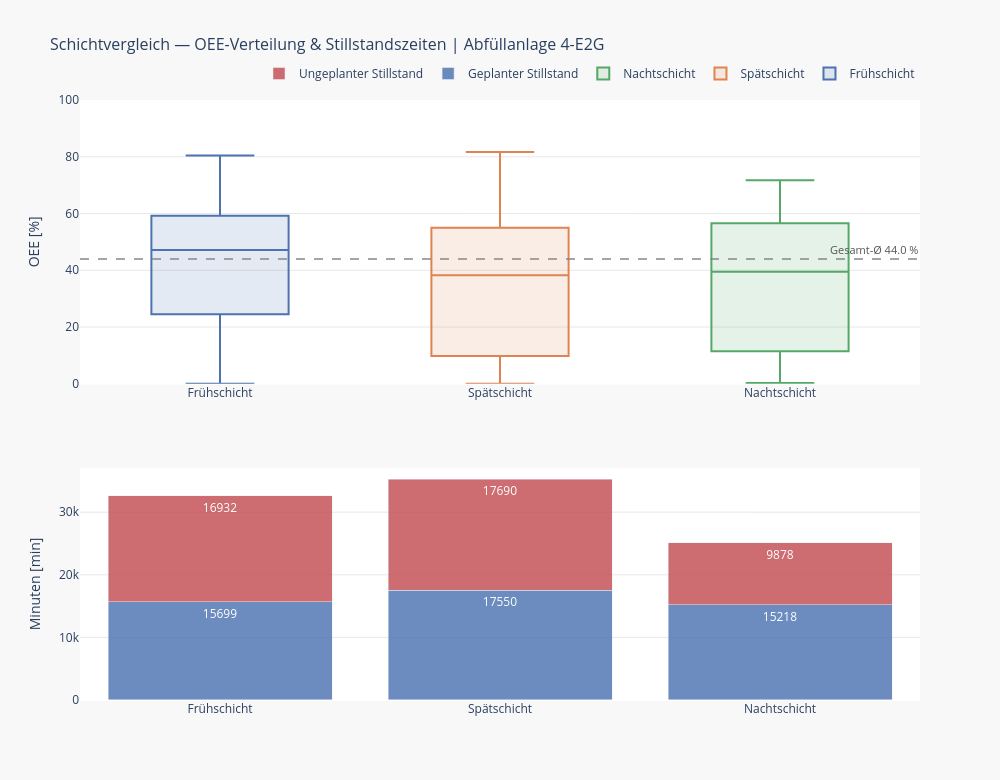

The cell this chart's notebook holds for it:
### Code cell
# Stillstandszeiten aus fact.csv (Zeilen ohne Charge = reine Schicht-Ereignisse).
fact_raw["shift_label"] = fact_raw["key_shift"].map(SHIFT_LABELS)
dt_raw = fact_raw[fact_raw["key_batch"].isna()].copy()
for _c in ["planned_downtime_min", "unplanned_downtime_min"]:
    dt_raw[_c] = pd.to_numeric(dt_raw[_c], errors="coerce").fillna(0)

dt_per_shift = (dt_raw.groupby("shift_label")
                .agg(planned   = ("planned_downtime_min",   "sum"),
                     unplanned = ("unplanned_downtime_min", "sum"))
                .reset_index())
dt_per_shift["shift_label"] = pd.Categorical(dt_per_shift["shift_label"], categories=SHIFT_ORDER, ordered=True)
dt_per_shift = dt_per_shift.sort_values("shift_label")

fig_shift_box = make_subplots(
    rows=2, cols=1,
    shared_xaxes=False,
    vertical_spacing=0.14,
    row_heights=[0.55, 0.45],
)

# ① Boxplot OEE je Schicht.
for _s in SHIFT_ORDER:
    _sub = df_shift[df_shift["primary_shift"] == _s]
    if _sub.empty:
        continue
    _cfg = SHIFT_COLORS[_s]
    fig_shift_box.add_trace(
        go.Box(
            y=_sub["oee_pct"], name=_s,
            marker_color=_cfg["line"], line_color=_cfg["line"],
            fillcolor=_cfg["fill"],
            boxpoints="outliers", jitter=0,
            marker=dict(size=4, opacity=0.5),
            hovertemplate=f"<b>{_s}</b><br>OEE: %{{y:.1f}} %<extra></extra>",
        ), row=1, col=1,
    )

fig_shift_box.add_hline(
    y=overall_shift_mean,
    line=dict(color="#888888", width=1.5, dash="dash"),
    annotation_text=f"Gesamt-Ø {overall_shift_mean:.1f} %",
    annotation_position="top right",
    annotation_font=dict(color="#555555", size=11),
    row=1, col=1,
)

# ② Stillstand gestapelt (geplant + ungeplant).
fig_shift_box.add_trace(
    go.Bar(
        x=dt_per_shift["shift_label"], y=dt_per_shift["planned"],
        name="Geplanter Stillstand", marker_color="#4C72B0", opacity=0.82,
        text=dt_per_shift["planned"].round(0).astype(int),
        textposition="inside",
        hovertemplate="<b>%{x}</b><br>Geplant: %{y:.0f} min<extra></extra>",
    ), row=2, col=1,
)
fig_shift_box.add_trace(
    go.Bar(
        x=dt_per_shift["shift_label"], y=dt_per_shift["unplanned"],
        name="Ungeplanter Stillstand", marker_color="#C44E52", opacity=0.82,
        text=dt_per_shift["unplanned"].round(0).astype(int),
        textposition="inside",
        hovertemplate="<b>%{x}</b><br>Ungeplant: %{y:.0f} min<extra></extra>",
    ), row=2, col=1,
)

fig_shift_box.update_layout(
    title=dict(
        text=f"Schichtvergleich — OEE-Verteilung & Stillstandszeiten | {LINE_LABEL}",
        font=dict(size=16),
    ),
    barmode="stack",
    height=780, width=1000,
    plot_bgcolor="white", paper_bgcolor="#f8f8f8",
    legend=dict(orientation="h", yanchor="bottom", y=1.02, xanchor="right", x=1),
    hovermode="closest",
)
fig_shift_box.update_yaxes(title_text="OEE [%]", range=[0, 100],
                            showgrid=True, gridcolor="#e8e8e8", row=1, col=1)
fig_shift_box.update_yaxes(title_text="Minuten [min]",
                            showgrid=True, gridcolor="#e8e8e8", row=2, col=1)
fig_shift_box.show()

### Figure 1 — Plotly figure (JSON) as saved in the notebook; plotly's stock layout.template omitted (floating-point values rounded to 4 significant figures; data arrays with more than 128 entries replaced by an {"elided": "..."} marker saying what was removed)
{"data": [{"boxpoints": "outliers", "fillcolor": "rgba(76,114,176,0.15)", "hovertemplate": "<b>Frühschicht</b><br>OEE: %{y:.1f} %<extra></extra>", "jitter": 0, "line": {"color": "#4C72B0"}, "marker": {"color": "#4C72B0", "opacity": 0.5, "size": 4}, "name": "Frühschicht", "type": "box", "xaxis": "x", "y": {"elided": "184 float values"}, "yaxis": "y"}, {"boxpoints": "outliers", "fillcolor": "rgba(221,132,82,0.15)", "hovertemplate": "<b>Spätschicht</b><br>OEE: %{y:.1f} %<extra></extra>", "jitter": 0, "line": {"color": "#DD8452"}, "marker": {"color": "#DD8452", "opacity": 0.5, "size": 4}, "name": "Spätschicht", "type": "box", "xaxis": "x", "y": {"elided": "181 float values"}, "yaxis": "y"}, {"boxpoints": "outliers", "fillcolor": "rgba(85,168,104,0.15)", "hovertemplate": "<b>Nachtschicht</b><br>OEE: %{y:.1f} %<extra></extra>", "jitter": 0, "line": {"color": "#55A868"}, "marker": {"color": "#55A868", "opacity": 0.5, "size": 4}, "name": "Nachtschicht", "type": "box", "xaxis": "x", "y": {"elided": "168 float values"}, "yaxis": "y"}, {"hovertemplate": "<b>%{x}</b><br>Geplant: %{y:.0f} min<extra></extra>", "marker": {"color": "#4C72B0"}, "name": "Geplanter Stillstand", "opacity": 0.82, "text": [15700.0, 17550.0, 15220.0], "textposition": "inside", "type": "bar", "x": ["Frühschicht", "Spätschicht", "Nachtschicht"], "xaxis": "x2", "y": [15700.0, 17550.0, 15220.0], "yaxis": "y2"}, {"hovertemplate": "<b>%{x}</b><br>Ungeplant: %{y:.0f} min<extra></extra>", "marker": {"color": "#C44E52"}, "name": "Ungeplanter Stillstand", "opacity": 0.82, "text": [16930.0, 17690.0, 9878.0], "textposition": "inside", "type": "bar", "x": ["Frühschicht", "Spätschicht", "Nachtschicht"], "xaxis": "x2", "y": [16930.0, 17690.0, 9878.0], "yaxis": "y2"}], "layout": {"annotations": [{"font": {"color": "#555555", "size": 11}, "showarrow": false, "text": "Gesamt-Ø 44.0 %", "x": 1, "xanchor": "right", "xref": "x domain", "y": 43.97, "yanchor": "bottom", "yref": "y"}], "barmode": "stack", "height": 780, "hovermode": "closest", "legend": {"orientation": "h", "x": 1, "xanchor": "right", "y": 1.02, "yanchor": "bottom"}, "paper_bgcolor": "#f8f8f8", "plot_bgcolor": "white", "shapes": [{"line": {"color": "#888888", "dash": "dash", "width": 1.5}, "type": "line", "x0": 0, "x1": 1, "xref": "x domain", "y0": 43.97, "y1": 43.97, "yref": "y"}], "title": {"font": {"size": 16}, "text": "Schichtvergleich — OEE-Verteilung & Stillstandszeiten | Abfüllanlage 4-E2G"}, "width": 1000, "xaxis": {"anchor": "y", "domain": [0, 1]}, "xaxis2": {"anchor": "y2", "domain": [0, 1]}, "yaxis": {"anchor": "x", "domain": [0.527, 1], "gridcolor": "#e8e8e8", "range": [0, 100], "showgrid": true, "title": {"text": "OEE [%]"}}, "yaxis2": {"anchor": "x2", "domain": [0, 0.387], "gridcolor": "#e8e8e8", "showgrid": true, "title": {"text": "Minuten [min]"}}}}
